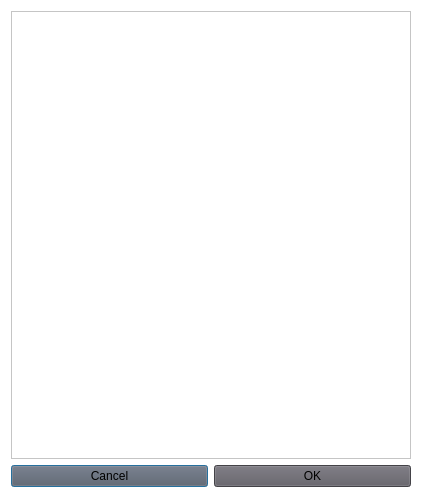
<?xml version="1.0" encoding="UTF-8"?>
<ui version="4.0">
 <class>Dialog</class>
 <widget class="QDialog" name="Dialog">
  <property name="geometry">
   <rect>
    <x>0</x>
    <y>0</y>
    <width>422</width>
    <height>498</height>
   </rect>
  </property>
  <property name="windowTitle">
   <string>Dialog</string>
  </property>
  <property name="styleSheet">
   <string notr="true">background-color: rgb(255, 255, 255);</string>
  </property>
  <layout class="QVBoxLayout" name="verticalLayout_2">
   <item>
    <layout class="QVBoxLayout" name="verticalLayout">
     <item>
      <widget class="QListWidget" name="img_folder_listWidget">
       <property name="styleSheet">
        <string notr="true">color: rgb(0, 0, 0);</string>
       </property>
      </widget>
     </item>
     <item>
      <layout class="QHBoxLayout" name="horizontalLayout">
       <item>
        <widget class="QPushButton" name="cancel">
         <property name="styleSheet">
          <string notr="true">background-color: rgb(94, 92, 100);</string>
         </property>
         <property name="text">
          <string>Cancel</string>
         </property>
        </widget>
       </item>
       <item>
        <widget class="QPushButton" name="ok">
         <property name="styleSheet">
          <string notr="true">background-color: rgb(94, 92, 100);</string>
         </property>
         <property name="text">
          <string>OK</string>
         </property>
        </widget>
       </item>
      </layout>
     </item>
    </layout>
   </item>
  </layout>
 </widget>
 <resources/>
 <connections/>
</ui>
